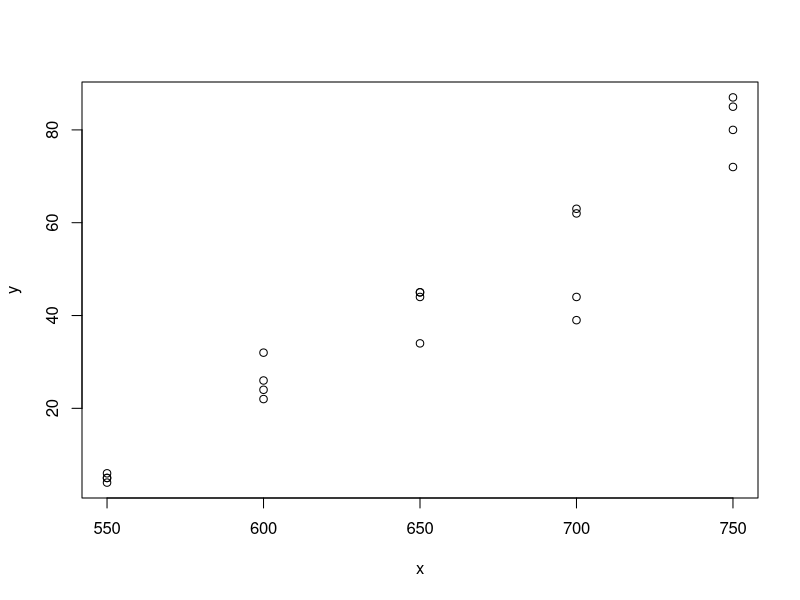

The R source for this figure:
x1 = rep(550,4) 
x2 = rep(600,4) 
x3 = rep(650,4)
x4 = rep(700,4)
x5 = rep(750,4)
x = c(x1,x2,x3,x4,x5)
y = c(6, 4, 5, 5, 32, 26, 24, 22, 45, 45, 44, 34, 63, 62, 44, 39, 87, 85, 72, 80) 

plot(x,y)

model = lm(y~x+I(x^2)+I(x^3)+I(x^4))

anova(model)

summary(model)
